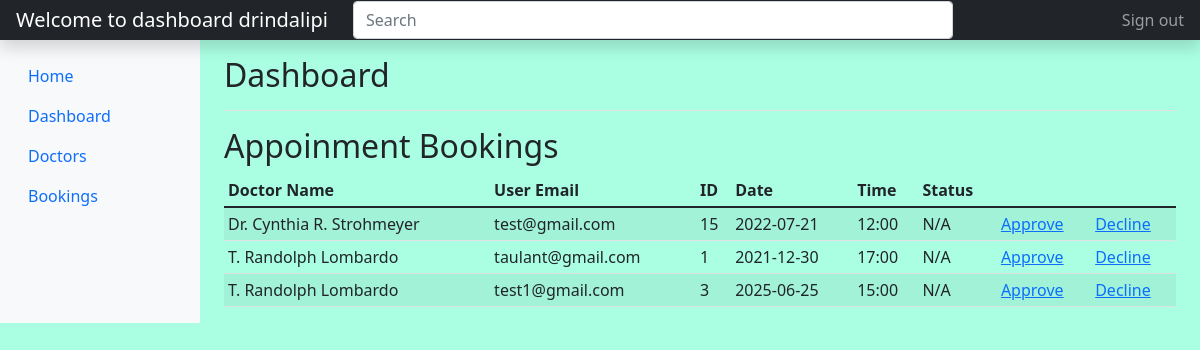
Page /bookings.php (signed in) on the committed database.
### tables this page shows
CREATE TABLE `bookings` (
  `id` int(255) NOT NULL,
  `user_id` int(255) NOT NULL,
  `movie_id` int(255) NOT NULL,
  `nr_tickets` int(255) NOT NULL,
  `date` varchar(255) NOT NULL,
  `time` varchar(255) NOT NULL
);

CREATE TABLE `movies` (
  `id` int(255) NOT NULL,
  `movie_name` varchar(255) NOT NULL,
  `movie_desc` varchar(255) NOT NULL,
  `movie_quality` varchar(255) NOT NULL,
  `movie_rating` int(255) NOT NULL,
  `movie_image` varchar(255) NOT NULL
);

CREATE TABLE `users` (
  `id` int(255) NOT NULL,
  `emri` varchar(255) NOT NULL,
  `username` varchar(255) NOT NULL,
  `email` varchar(255) NOT NULL,
  `password` varchar(255) NOT NULL,
  `confirm_password` varchar(255) NOT NULL,
  `is_admin` varchar(255) NOT NULL
);

### bookings.php (the view, shortened to what this page needs)
<?php
   include_once('config.php');
   if ($_SESSION['is_admin'] == 'true') {
     $sql = "SELECT movies.movie_name, users.email,bookings.id, bookings.nr_tickets, bookings.date, bookings.time FROM movies
     INNER JOIN bookings ON movies.id = bookings.movie_id
     INNER JOIN users ON users.id = bookings.user_id";
    $selectBookings = $conn->prepare($sql);
    $selectBookings->execute();
    $bookings_data = $selectBookings->fetchAll();
   }
 ?>
 <!DOCTYPE html>
 <html>
 <head>
 	<link href="https://cdn.jsdelivr.net/npm/bootstrap@5.1.3/dist/css/bootstrap.min.css" rel="stylesheet">
  <link rel="stylesheet" href="home.css">
 </head>
 <body>
 <header class="navbar navbar-dark sticky-top bg-dark flex-md-nowrap p-0 shadow">
  <a class="navbar-brand col-md-3 col-lg-2 me-0 px-3" href="#"><?php echo "Welcome to dashboard ".$_SESSION['username']; ?></a>
  <input class="form-control form-control-dark w-50" type="text" placeholder="Search" aria-label="Search">
  <div class="navbar-nav">
    <div class="nav-item text-nowrap">
      <a class="nav-link px-3" href="logout.php">Sign out</a>
    </div>
  </div>
</header>
<div class="container-fluid">
  <div class="row">
    <nav id="sidebarMenu" class="col-md-3 col-lg-2 d-md-block bg-light sidebar collapse">
      <div class="position-sticky pt-3">
      <ul class="nav flex-column">
           <?php if ($_SESSION['is_admin'] == 'true') { ?>
            <li class="nav-item">
              <a class="nav-link" href="home.php">
                Home
              </a>
            </li>
          <li class="nav-item">
            <a class="nav-link active" aria-current="page" href="dashboard.php">
              Dashboard
            </a>
          </li>
          <li class="nav-item">
            <a class="nav-link" href="list_movies.php">
              Doctors
            </a>
          </li>
          <li class="nav-item">
            <a class="nav-link" href="bookings.php">
              Bookings
            </a>
          </li>
        <?php }?>
      </div>
    </nav>
    <main class="col-md-9 ms-sm-auto col-lg-10 px-md-4">
      <div class="d-flex justify-content-between flex-wrap flex-md-nowrap align-items-center pt-3 pb-2 mb-3 border-bottom">
        <h1 class="h2">Dashboard</h1>
      </div>
      <h2>Appoinment Bookings</h2>
      <div class="table-responsive">
        <table class="table table-striped table-sm">
          <thead>
            <tr>
              <th scope="col">Doctor Name</th>
              <th scope="col">User Email</th>
              <th scope="col">ID</th>
              <th scope="col">Date</th>
              <th scope="col">Time</th>
              <th scope="col">Status</th>
            </tr>
          </thead>
          <tbody>
          <?php if ($_SESSION['is_admin'] == 'true') { ?>
            <?php foreach ($bookings_data as $booking_data) { ?>
               <tr>
                <td><?php echo $booking_data['movie_name']; ?></td>
                <td><?php echo $booking_data['email']; ?></td>
                <td><?php echo $booking_data['nr_tickets']; ?></td>
                <td><?php echo $booking_data['date']; ?></td>
                <td><?php echo $booking_data['time']; ?></td>
                <td>N/A</td>
                <td><a href="approve.php?id=<?= $booking_data['id'];?>">Approve</a></td>
                <td><a href="decline.php?id=<?= $booking_data['id'];?>">Decline</a></td>
              </tr>
           <?php }} ?>
          </tbody>
        </table>
      </div>
    </main>
  </div>
</div>
  </body>
</html>
 </body>
 </html>

### home.css (style rules this page uses)
body { background-color: rgba(135, 255, 215, 0.705); }

### rows in the picture
bookings: movie.movie_name "Dr. Cynthia R. Strohmeyer", user.email "test@gmail.com", nr_tickets "15", date "2022-07-21", time "12:00"
bookings: movie.movie_name "T. Randolph Lombardo", user.email "taulant@gmail.com", nr_tickets "1", date "2021-12-30", time "17:00"
bookings: movie.movie_name "T. Randolph Lombardo", user.email "test1@gmail.com", nr_tickets "3", date "2025-06-25", time "15:00"

### other values in the picture
$_SESSION['username'] "drindalipi"
